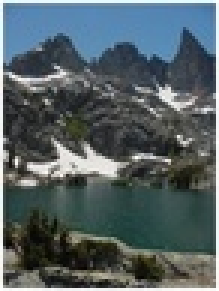
#> input picture assignment-2-rajamkv/images/mountain.jpg, 73 x 97 px, shrunk from 291 x 388 before the run (shown 3 times larger)
$ jupyter execute Q3.ipynb
#> lines starting #> are read from the running program, lines starting #| are printed output that depends on the picture
#> further down, sky is the input picture: shape (97, 73, 3); mean B, G, R 100, 96.3, 83.7
#| (97, 73, 3)
[cell 1]
import numpy as np
import cv2
import matplotlib.pyplot as plt
def gaussSpace(k,sigma):
    s = np.arange(-int(k/2),int(k/2)+1)
    s = np.exp(-(s**2)/(2*sigma*sigma))
    s = s.reshape(-1,1)@s.reshape(1,-1)
    return s
def bilateralFilterImp(img,k,x,y,sigma_s,sigma_r):
    ans = np.zeros((x,y))
    kh = int(k/2)
    for i in range(kh,kh+x):
        for j in range(kh,kh+y):
            space_s = gaussSpace(k,sigma_s)
            img_sr = img[i-kh:i+kh+1,j-kh:j+kh+1]
            rr = img_sr - img[i,j]
            range_r = np.exp(-(rr**2)/(2*sigma_r*sigma_r))
            sr_filter = np.multiply(space_s,range_r)
            sr_filter = sr_filter/np.sum(sr_filter)
            ans[i-kh,j-kh] = np.sum(np.multiply(sr_filter,img_sr))
    return ans
def bilateralFilterPreProcessing(img, kernel_size, sigma_s, sigma_r):
#> called with kernel_size = 5, sigma_s = 2, sigma_r = 50
    img = img.astype(np.float64)
    cartoon = np.zeros(img.shape)
    kh = int(kernel_size/2)
    x = img.shape[0]
#> x = 97
    y = img.shape[1]
#> y = 73
    for i in range(3):
        temp = np.zeros((x+kernel_size-1,y+kernel_size-1))
        temp[kh:kh+x,kh:kh+y] = img[:,:,i]
        cartoon[:,:,i] = bilateralFilterImp(temp,kernel_size,x,y,sigma_s,sigma_r)
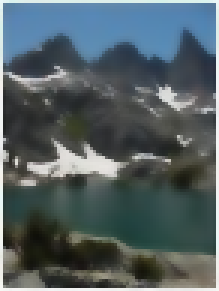
#> cartoon: shape (97, 73, 3) float64 (shown 3 times larger); mean B, G, R 99.2, 95.5, 82.8
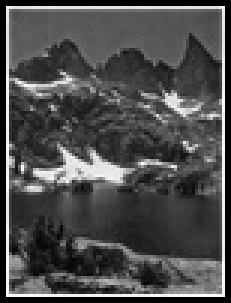
#> temp: shape (101, 77) float64 (shown 3 times larger); min 0, max 255, mean 76.2
    return cartoon

sky = cv2.imread("../images/mountain.jpg")
print(sky.shape)
plt.figure(figsize=(5,5))
plt.imshow(cv2.cvtColor(sky, cv2.COLOR_RGB2BGR))
plt.show()
plt.figure(figsize=(5,5))
bi_sky = bilateralFilterPreProcessing(sky,5,2,50).astype(np.uint8)
bi_sky = cv2.cvtColor(bi_sky, cv2.COLOR_RGB2BGR)
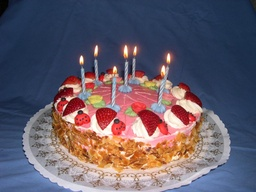
#> input picture assignment-2-rajamkv/images/cake_flash.jpg, 256 x 192 px, shrunk from 1024 x 768 before the run
#> further down, flash is the input picture: shape (192, 256, 3); mean B, G, R 105.4, 92.5, 102.2
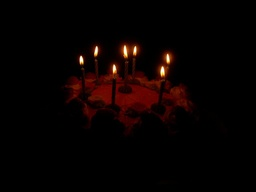
#> input picture assignment-2-rajamkv/images/cake_noflash.jpg, 256 x 192 px, shrunk from 1024 x 768 before the run
#> further down, no_flash is the input picture: shape (192, 256, 3); mean B, G, R 1, 1.8, 8.5
plt.imshow(bi_sky)
plt.show()

[cell 2]
import numpy as np
import cv2
import matplotlib.pyplot as plt
def gaussSpace(k,sigma):
    s = np.arange(-int(k/2),int(k/2)+1)
    s = np.exp(-(s**2)/(2*sigma*sigma))
    s = s.reshape(-1,1)@s.reshape(1,-1)
    return s
def crossBilateralFilterImp(img1,img2,k,x,y,sigma_s,sigma_r):
    ans = np.zeros((x,y))
    kh = int(k/2)
    for i in range(kh,kh+x):
        for j in range(kh,kh+y):
            space_s = gaussSpace(k,sigma_s)
            img_sr = img2[i-kh:i+kh+1,j-kh:j+kh+1]
            act_img_sr = img1[i-kh:i+kh+1,j-kh:j+kh+1]
            rr = img_sr - img2[i,j]
            range_r = np.exp(-(rr**2)/(2*sigma_r*sigma_r))
            sr_filter = np.multiply(space_s,range_r)
            sr_filter = sr_filter/np.sum(sr_filter)
            ans[i-kh,j-kh] = np.sum(np.multiply(sr_filter,act_img_sr))
    return ans
def crossBilateralFilterPreProcessing(img1,img2, kernel_size, sigma_s, sigma_r):
#> called with kernel_size = 9, sigma_s = 10, sigma_r = 0.5
    img1 = img1.astype(np.float64)
    img2 = img2.astype(np.float64)
    cartoon = np.zeros(img1.shape)
    kh = int(kernel_size/2)
    x = img1.shape[0]
#> x = 192
    y = img1.shape[1]
#> y = 256
    for i in range(3):
        temp1 = np.zeros((x+kernel_size-1,y+kernel_size-1))
        temp2 = np.zeros((x+kernel_size-1,y+kernel_size-1))
        temp1[kh:kh+x,kh:kh+y] = img1[:,:,i]
        temp2[kh:kh+x,kh:kh+y] = img2[:,:,i]
        cartoon[:,:,i] = crossBilateralFilterImp(temp1,temp2,kernel_size,x,y,sigma_s,sigma_r)
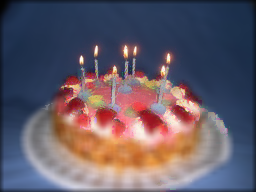
#> cartoon: shape (192, 256, 3) float64; mean B, G, R 103.2, 90.8, 101
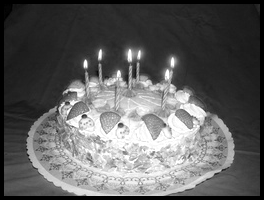
#> temp1: shape (200, 264) float64; min 0, max 255, mean 95.2
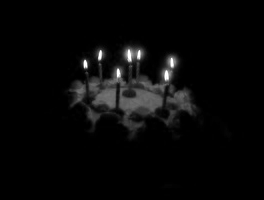
#> temp2: shape (200, 264) float64; min 0, max 255, mean 7.9
    return cartoon

flash = cv2.imread("../images/cake_flash.jpg")
no_flash = cv2.imread("../images/cake_noflash.jpg")
plt.figure(figsize=(5,5))
plt.imshow(cv2.cvtColor(flash, cv2.COLOR_RGB2BGR))
plt.show()
plt.figure(figsize=(5,5))
plt.imshow(cv2.cvtColor(no_flash, cv2.COLOR_RGB2BGR))
plt.show()
plt.figure(figsize=(5,5))
cross_bi = crossBilateralFilterPreProcessing(flash,no_flash,9,10,0.5).astype(np.uint8)
cross_bi = cv2.cvtColor(cross_bi, cv2.COLOR_RGB2BGR)
plt.imshow(cross_bi)
plt.show()

[cell 3]
img_rgb = cv2.cvtColor(flash,cv2.COLOR_BGR2RGB)
ref_rgb = cv2.cvtColor(no_flash,cv2.COLOR_BGR2RGB)
fig=plt.figure(figsize=(25,20))
plt.subplot(1,3,1)
plt.title("Flash",fontsize=10)
plt.imshow(img_rgb)
plt.axis('off')
plt.subplot(1,3,2)
plt.title("No_flash",fontsize=20)
plt.imshow(ref_rgb)
plt.axis('off')
plt.subplot(1,3,3)
plt.title("output(ref=no_flash)",fontsize=20)
plt.imshow(cross_bi
          )
plt.axis('off')
plt.show()
